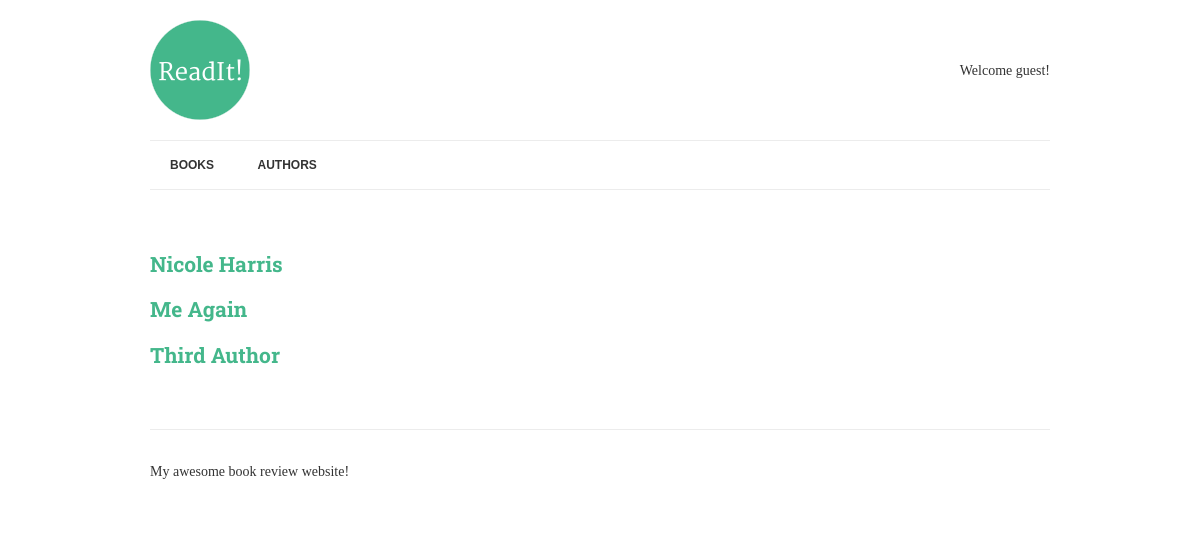
Screenshot of /authors/ with the database file from the repository.
### books/models.py (models this page shows, shortened)
class Author(models.Model):
	name = models.CharField(max_length=70,help_text='use pen name, not real name',unique=True)

### books/views.py (the view)
# urls.py: url(r'^authors/$',AuthorList.as_view(),name='authors'),
class AuthorList(View):
	def get(self,request):
		authors = Author.objects.annotate(published_books=Count('books')
			).filter(
				published_books__gt=0
			)
		context={
			'authors':authors,
		}
		return render(request,'authors.html',context)

### books/templates/authors.html
{% extends "base.html" %}
{% block content %}
	{% for author in authors %}
		<h2><a href="{% url 'author-detail' author.pk %}">{{ author.name }}</a></h2>
	{% endfor %}
{% endblock %}

### readit/static/css/style.css (style rules this page uses)
body { font-family: 'Merriweather', serif; color: #333; font-size: 14px; }
h1, h2, h3, h4, h5, h6 { font-family: 'Roboto Slab', serif; }
a { color: #44B78B; text-decoration: none; }

### rows the page displays
Author: name "Nicole Harris"
Author: name "Me Again"
Author: name "Third Author"
